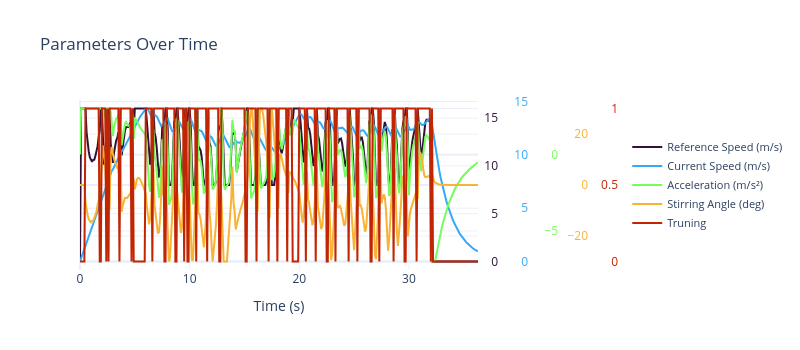
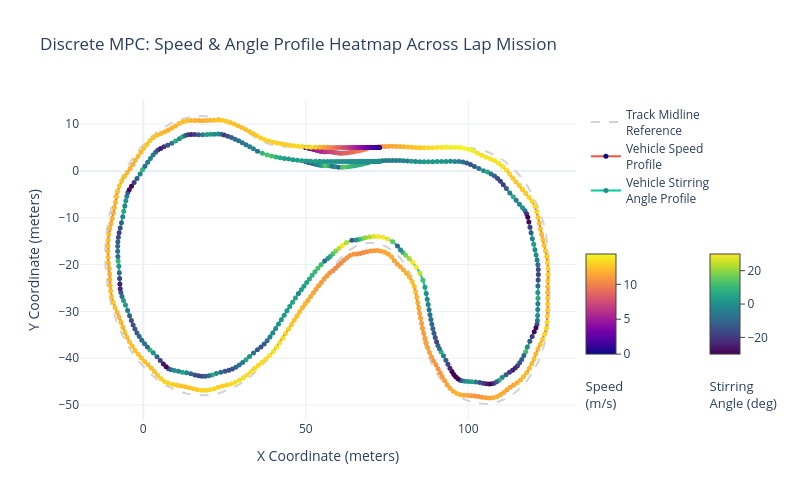

Here is the notebook cell these charts were saved with, in order:
### Code cell
W_X,W_Y,W_speed,W_acc,W_delta,W_U0,W_U1 = params
dt=0.1
n_horizon=30
sim_steps = 1000
score,BreakCheck,[xSeries,ySeries,names,data] = SimulateRT(dt,n_horizon,sim_steps,
                                                W_X,W_Y,W_speed,W_acc,W_delta,W_U0,W_U1,show=True)
PlotSeriesPLY(xSeries,ySeries,names,xLabel='Time (s)',title='Parameters Over Time')
PlotMPCTracksPLY(data,width=800,height=500)

### Figure 1 — Plotly figure (JSON) as saved in the notebook; plotly's stock layout.template omitted (floating-point values rounded to 4 significant figures; data arrays with more than 128 entries replaced by an {"elided": "..."} marker saying what was removed)
{"data": [{"line": {"color": "rgb(48, 18, 59)"}, "mode": "lines", "name": "Reference Speed (m/s)", "text": {"elided": "364 str values"}, "type": "scatter", "x": {"elided": "364 float values"}, "y": {"elided": "364 float values"}, "yaxis": "y"}, {"line": {"color": "rgb(52, 169, 246)"}, "mode": "lines", "name": "Current Speed (m/s)", "text": {"elided": "364 str values"}, "type": "scatter", "x": {"elided": "364 float values"}, "y": {"elided": "364 float values"}, "yaxis": "y2"}, {"line": {"color": "rgb(117, 252, 93)"}, "mode": "lines", "name": "Acceleration (m/s²)", "text": {"elided": "364 str values"}, "type": "scatter", "x": {"elided": "364 float values"}, "y": {"elided": "364 float values"}, "yaxis": "y3"}, {"line": {"color": "rgb(248, 179, 52)"}, "mode": "lines", "name": "Stirring Angle (deg)", "text": {"elided": "364 str values"}, "type": "scatter", "x": {"elided": "364 float values"}, "y": {"elided": "364 float values"}, "yaxis": "y4"}, {"line": {"color": "rgb(193, 37, 3)"}, "mode": "lines", "name": "Truning", "text": {"elided": "364 str values"}, "type": "scatter", "x": {"elided": "364 float values"}, "y": {"elided": "364 int values"}, "yaxis": "y5"}], "layout": {"height": 350, "legend": {"font": {"size": 11}, "x": 1.375, "xanchor": "left", "y": 0.5, "yanchor": "middle"}, "title": {"text": "Parameters Over Time"}, "width": 800, "xaxis": {"title": {"text": "Time (s)"}}, "yaxis": {"anchor": "free", "position": 1, "shift": 20, "side": "left", "tickfont": {"color": "rgb(48, 18, 59)"}}, "yaxis2": {"anchor": "free", "automargin": true, "overlaying": "y", "position": 1, "shift": 50, "side": "left", "tickfont": {"color": "rgb(52, 169, 246)"}}, "yaxis3": {"anchor": "free", "automargin": true, "overlaying": "y", "position": 1, "shift": 80, "side": "left", "tickfont": {"color": "rgb(117, 252, 93)"}}, "yaxis4": {"anchor": "free", "automargin": true, "overlaying": "y", "position": 1, "shift": 110, "side": "left", "tickfont": {"color": "rgb(248, 179, 52)"}}, "yaxis5": {"anchor": "free", "automargin": true, "overlaying": "y", "position": 1, "shift": 140, "side": "left", "tickfont": {"color": "rgb(193, 37, 3)"}}}}

### Figure 2 — Plotly figure (JSON) as saved in the notebook; plotly's stock layout.template omitted (floating-point values rounded to 4 significant figures; data arrays with more than 128 entries replaced by an {"elided": "..."} marker saying what was removed)
{"data": [{"line": {"color": "lightgray", "dash": "dash", "width": 2}, "mode": "lines", "name": "Track Midline<br>Reference", "type": "scatter", "x": {"elided": "5000 float values"}, "y": {"elided": "5000 float values"}}, {"hoverinfo": "text+x+y", "marker": {"cmax": 14.35, "cmin": 0, "color": {"elided": "364 float values"}, "colorbar": {"len": 0.5, "ticks": "outside", "title": {"font": {"size": 13}, "side": "bottom", "text": "Speed<br>(m/s)"}, "x": 1, "y": 0.3, "yanchor": "middle"}, "colorscale": [[0, "#0d0887"], [0.1111, "#46039f"], [0.2222, "#7201a8"], [0.3333, "#9c179e"], [0.4444, "#bd3786"], [0.5556, "#d8576b"], [0.6667, "#ed7953"], [0.7778, "#fb9f3a"], [0.8889, "#fdca26"], [1, "#f0f921"]], "showscale": true, "size": 5}, "mode": "lines+markers", "name": "Vehicle Speed<br>Profile", "text": {"elided": "364 str values"}, "type": "scatter", "x": {"elided": "364 float values"}, "y": {"elided": "364 float values"}}, {"hoverinfo": "text+x+y", "line": {"width": 2}, "marker": {"cmax": 30.0, "cmin": -30.0, "color": {"elided": "364 float values"}, "colorbar": {"len": 0.5, "ticks": "outside", "title": {"font": {"size": 13}, "side": "bottom", "text": "Stirring<br>Angle (deg)"}, "x": 1.25, "y": 0.3, "yanchor": "middle"}, "colorscale": [[0, "#440154"], [0.1111, "#482878"], [0.2222, "#3e4989"], [0.3333, "#31688e"], [0.4444, "#26828e"], [0.5556, "#1f9e89"], [0.6667, "#35b779"], [0.7778, "#6ece58"], [0.8889, "#b5de2b"], [1, "#fde725"]], "showscale": true, "size": 5}, "mode": "lines+markers", "name": "Vehicle Stirring<br>Angle Profile", "text": {"elided": "364 str values"}, "type": "scatter", "x": {"elided": "364 float values"}, "y": {"elided": "364 float values"}}], "layout": {"height": 500, "legend": {"x": 1.02, "xanchor": "left", "y": 1, "yanchor": "top"}, "showlegend": true, "title": {"text": "Discrete MPC: Speed & Angle Profile Heatmap Across Lap Mission"}, "width": 800, "xaxis": {"title": {"text": "X Coordinate (meters)"}}, "yaxis": {"title": {"text": "Y Coordinate (meters)"}}}}
